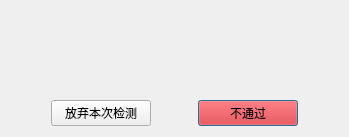
<?xml version="1.0" encoding="UTF-8"?>
<ui version="4.0">
 <class>DialogTipsCombinedEnd</class>
 <widget class="QDialog" name="DialogTipsCombinedEnd">
  <property name="geometry">
   <rect>
    <x>0</x>
    <y>0</y>
    <width>349</width>
    <height>137</height>
   </rect>
  </property>
  <property name="windowTitle">
   <string>Dialog</string>
  </property>
  <layout class="QGridLayout" name="gridLayout">
   <item row="1" column="3">
    <widget class="QPushButton" name="pushButton_endError">
     <property name="minimumSize">
      <size>
       <width>100</width>
       <height>0</height>
      </size>
     </property>
     <property name="styleSheet">
      <string notr="true">background-color: rgb(255, 0, 0);
font: 75 12pt &quot;微软雅黑&quot;;</string>
     </property>
     <property name="text">
      <string>不通过</string>
     </property>
    </widget>
   </item>
   <item row="1" column="4">
    <spacer name="horizontalSpacer_2">
     <property name="orientation">
      <enum>Qt::Horizontal</enum>
     </property>
     <property name="sizeHint" stdset="0">
      <size>
       <width>40</width>
       <height>20</height>
      </size>
     </property>
    </spacer>
   </item>
   <item row="1" column="1">
    <widget class="QPushButton" name="pushButton_abandon">
     <property name="minimumSize">
      <size>
       <width>100</width>
       <height>0</height>
      </size>
     </property>
     <property name="styleSheet">
      <string notr="true">font: 75 12pt &quot;微软雅黑&quot;;</string>
     </property>
     <property name="text">
      <string>放弃本次检测</string>
     </property>
    </widget>
   </item>
   <item row="1" column="0">
    <spacer name="horizontalSpacer">
     <property name="orientation">
      <enum>Qt::Horizontal</enum>
     </property>
     <property name="sizeHint" stdset="0">
      <size>
       <width>40</width>
       <height>20</height>
      </size>
     </property>
    </spacer>
   </item>
   <item row="0" column="0" colspan="5">
    <widget class="QLabel" name="label">
     <property name="styleSheet">
      <string notr="true">font: 75 18pt \&quot;微软雅黑\&quot;;</string>
     </property>
     <property name="text">
      <string/>
     </property>
     <property name="alignment">
      <set>Qt::AlignCenter</set>
     </property>
    </widget>
   </item>
   <item row="1" column="2">
    <spacer name="horizontalSpacer_3">
     <property name="orientation">
      <enum>Qt::Horizontal</enum>
     </property>
     <property name="sizeHint" stdset="0">
      <size>
       <width>40</width>
       <height>20</height>
      </size>
     </property>
    </spacer>
   </item>
  </layout>
 </widget>
 <resources/>
 <connections/>
</ui>
